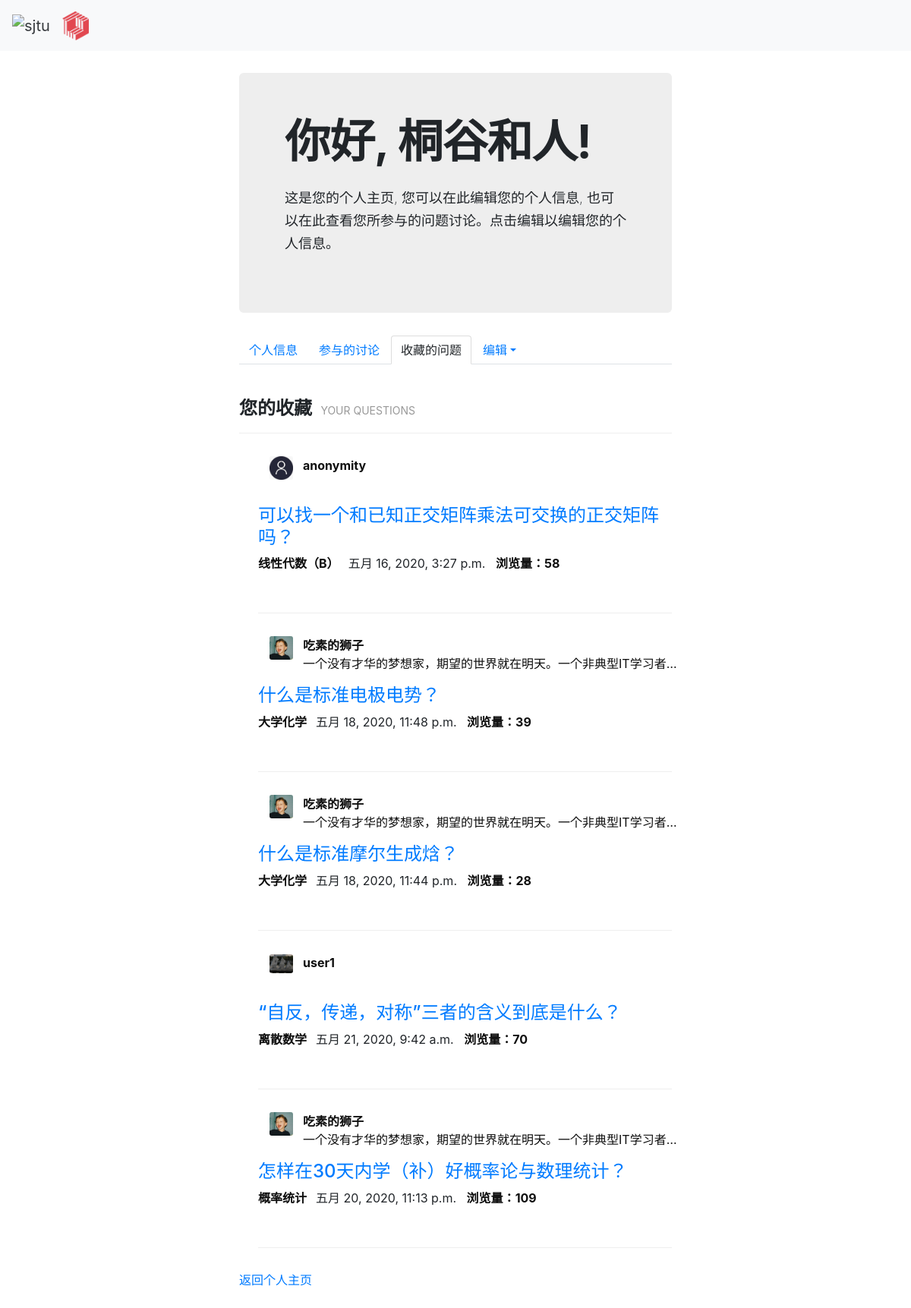
/qas_system/userpage/collect_question/ (signed in), run on an earlier commit of the app's database.
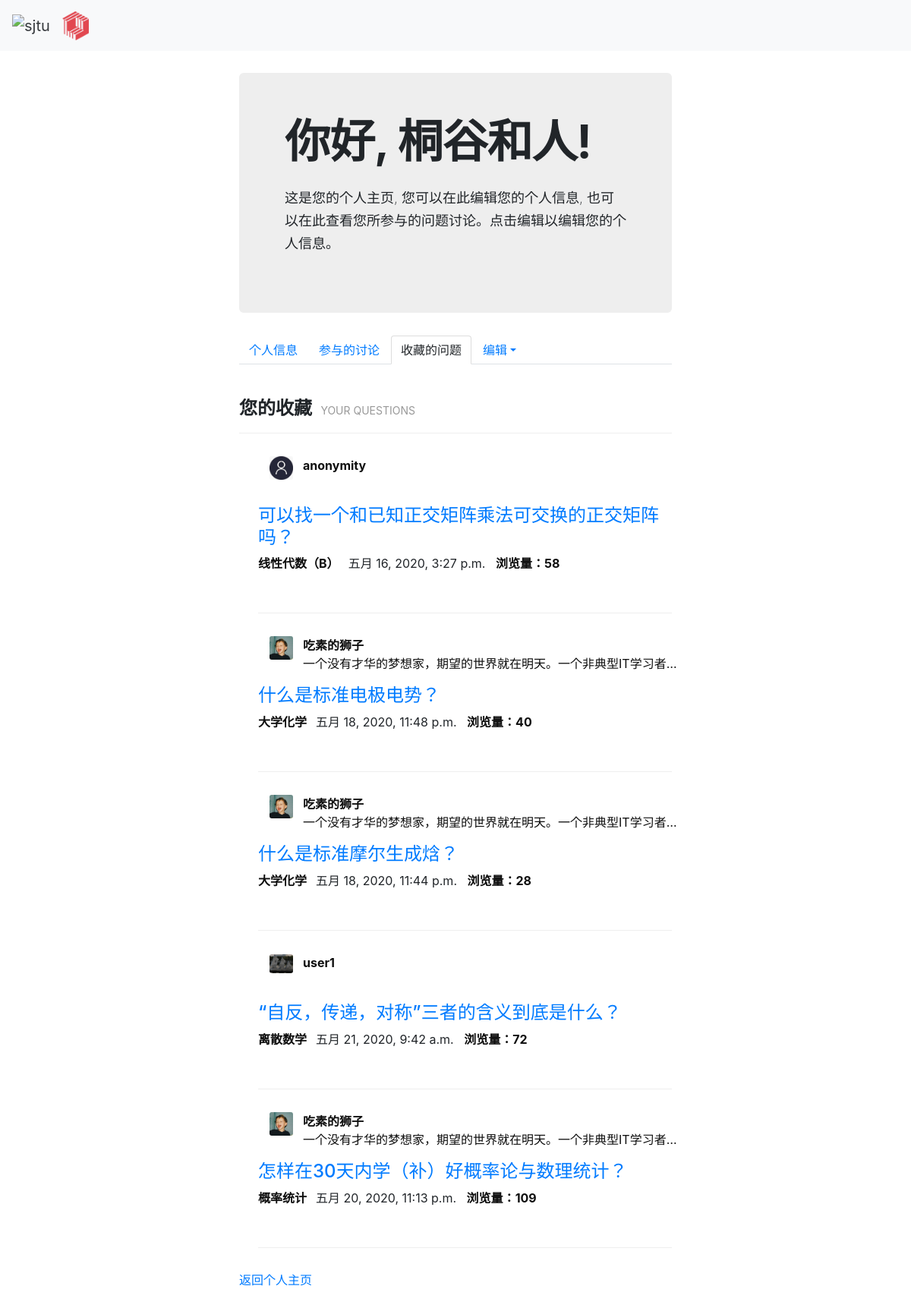
And on a later commit of the database.
### qas_system/models.py (models this page shows, shortened)
class Question(models.Model):
    question_title = models.CharField(verbose_name='标题', max_length=30, blank=False)
    question_text = RichTextField(verbose_name='具体描述')
    question_subject = models.ForeignKey('Subject', verbose_name='科目', on_delete=models.CASCADE)
    pub_date = models.DateTimeField(auto_now=True, verbose_name='提问日期')
    page_views = models.PositiveIntegerField(default=0, verbose_name='浏览量')
    questioner = models.ForeignKey('User', verbose_name='提问者', on_delete=models.CASCADE)
    good_num = models.IntegerField(default=0, verbose_name='点赞量')

class User(models.Model):
    user_name = models.CharField(verbose_name='用户名', max_length=30, blank=False, unique=True)
    password = models.CharField(verbose_name='密码', max_length=30, blank=False)
    avatar = models.ImageField(upload_to='avatar/', verbose_name='头像', blank=True, null=True)
    email = models.EmailField(default='', verbose_name='邮箱', blank=True, null=True)
    bio = models.TextField(max_length=500, default='', verbose_name='个人简介', blank=True, null=True)
    college = models.CharField(max_length=30, default='', verbose_name='学院', blank=True, null=True)
    major = models.CharField(max_length=20, default='', verbose_name='专业', blank=True, null=True)
    grade = models.CharField(max_length=20, default='', verbose_name='年级', blank=True, null=True)
    sex = models.CharField(max_length=2, default='', verbose_name='性别', blank=True, null=True)
    collect_question = models.ManyToManyField('Question')
    def __str__(self):
        return self.user_name

class Subject(models.Model):
    name = models.CharField(max_length=30, unique=True, verbose_name='科目名称')
    def __str__(self):
        return self.name

### qas_system/views.py (the view)
# urls.py: path('userpage/collect_question/', views.userpage_collect_question),  # 查看收藏的问题
def userpage_collect_question(request):
    try:
        user = User.objects.get(id=request.session['user_id'])
    except KeyError:
        return HttpResponse("请先登录！")
    my_collect = user.collect_question.all()
    return render(request, 'personal_collect_question.html', {'my_collect': my_collect, 'user': user})

### templates/personal_collect_question.html (shortened to what this page needs)
{% extends 'base.html' %}
{% load static %}
{% block link_before %}
    <link href="{% static 'bootstrap-combined.min.css' %}" rel="stylesheet">
{% endblock %}
{% block link_after %}
    <link href="{% static 'layoutit.css'%}" rel="stylesheet">
{% endblock %}
{% block content %}
<div class="container-fluid">
	<div class="row-fluid">
		<div class="span3">
		</div>
		<div class="span6">
			<div class="hero-unit">
				<h1>
					<strong>你好, {{ user.user_name }}!</strong>
				</h1>
                <div>&nbsp;</div>
				<p>
					这是您的个人主页, 您可以在此编辑您的个人信息, 也可以在此查看您所参与的问题讨论。点击编辑以编辑您的个人信息。
				</p>
			</div>
			<ul class="nav nav-tabs">
				<li>
					<a href="/qas_system/userpage/">个人信息</a>
				</li>
				<li>
					<a href="/qas_system/userpage/related_discuss/">参与的讨论</a>
				</li>
                <li class="active">
					<a>收藏的问题</a>
				</li>
				<li class="dropdown" >
                    <a href="#" data-toggle="dropdown" class="dropdown-toggle">编辑</a>
				</li>
			</ul>
            <div>&nbsp;</div>
<div class="page-header" contenteditable="true"><h4><strong>您的收藏 &nbsp;<small>YOUR QUESTIONS</small></strong></h4></div>
{% if my_collect %}
    <ul>
    {% for question in my_collect %}
        <div class="desc">
            <div class="container-fluid">
                 <div class="span1">
                     {% if question.questioner.avatar %}
                         <img style="width: 50px" src="{{ question.questioner.avatar.url }}" class="card-img"/>
                     {% else %}
                         <img style="width: 50px" src="/media/avatar/default0.jpg" class="card-img"/>
                     {% endif %}
                 </div>
				 <div class="span10">
                     <a href="#" style="color: #0e0e0e"><strong>{{ question.questioner }}</strong></a>
                     <p style="color: #0e0e0e" class="pl">{{ question.questioner.bio }}&nbsp;</p>
                 </div>
			</div>
            <h4><a href="/qas_system/question/{{ question.id }}/">{{ question.question_title }}</a></h4>
			<p class="meta">
				 <span class="sub"><a href="#" style="color: #0e0e0e"><strong>{{ question.question_subject }}&nbsp;&nbsp;</strong></a></span>
				 <span class="date">{{ question.pub_date }}</span>
                 <span><a href="#" style="color: #0e0e0e">&nbsp;&nbsp;<strong>浏览量：{{ question.page_views }}</strong></a></span>
			</p>
        </div>
        <div class="page-header" contenteditable="true"></div>
    {% endfor %}
    </ul>
{% else %}
    <p>您还没有收藏过</p>
{% endif %}
        <a href="/qas_system/userpage/", target="_self">返回个人主页</a>
		</div>
		<div class="span3">
		</div>
</div>
</div>
{% endblock %}

What changed in the data, as far as the page shows it:
changed Question "什么是标准电极电势？": page_views "39" → "40"
changed Question "“自反，传递，对称”三者的含义到底是什么？": page_views "70" → "72"
